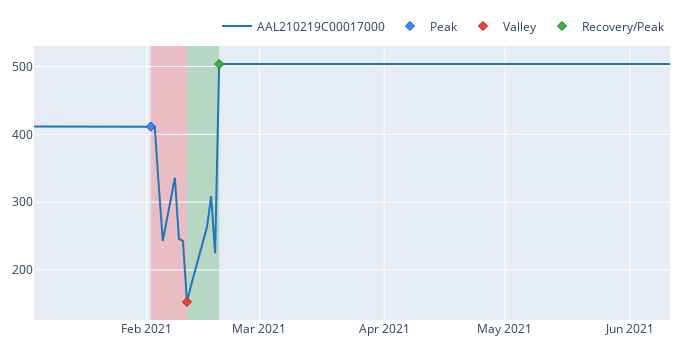

The notebook cell saved with this chart:
### Code cell
# portfolio[contracts].get_drawdowns().plot()
# portfolio[contracts].max_drawdown(group_by=False)
# portfolio.drawdown()

cidx = 5
portfolio[contracts[cidx][:4]][contracts[cidx][-1]].get_drawdowns().plot().show()
# portfolio.get_drawdowns(group_by='symbol').plot().show()
